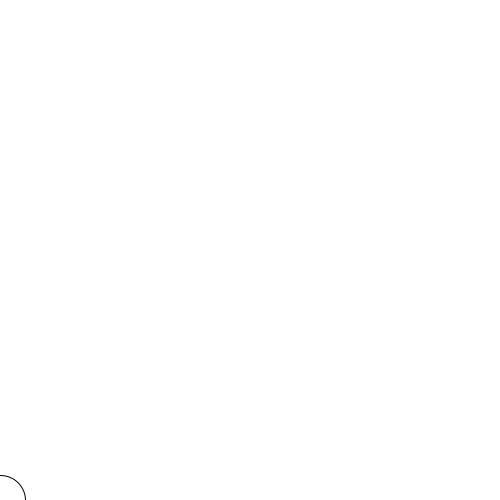
Frame 1 (no input)
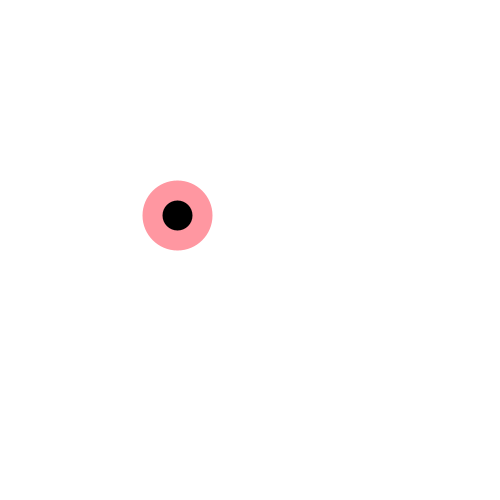
Frame 60 (the mouse pressed at the canvas centre just before this capture)
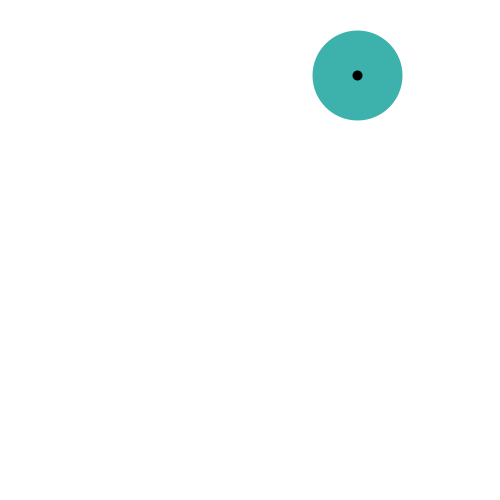
Frame 120 (the mouse held since frame 60 and released just before this capture)

The Processing sketch that drew these frames (run headless with seeded random() and noise(); from frame 60 on, the mouse is pressed at the canvas centre):

// Processing sketch: s04t01PaloSastre
// ── s04t01PaloSastre.pde
//UDD - Expresion Digital II
//s04t01PaloSastre
//pelota que rebota en las paredes del canvas, cambiando de color, posicion y tamaño.

//variables para los colores
int cn;
int cb;
int cr;
int cv;

//variables para la posicion inicial del elipse
float circleX;
float circleY;

//variables para mover el elipse en cada frame
float moveX;
float moveY;

void setup() {
  size(500, 500); //el tamaño del canvas es 500 px por 500 px

  cn = color(0); //color negro
  cb = color(255); //color blanco
  cr = color(255, 151, 161); //color rosado
  cv = color(61, 177, 171); //color verde

  circleX = 0; //variable para la posicion del elipse en el eje x
  circleY = height; //variable para la posicion del elipse en el eje y
  moveX = 3; //variable para definir el movimiento del elipse; se movera de a 3 pixeles en el eje x en cada frame
  moveY = 5; //variable para definir el movimiento del elipse; se movera de a 5 pixeles en el eje y en cada frame
}

void draw() {
  background(cb); //el color de fondo es blanco
  //al no usar funciones de stroke, strokeWieght y fill para inicializar la pelota y tampoco antes de dibujarla por primera vez, (en ésta línea) la pelota parte con los colores por defecto de Processing
  ellipse(circleX, circleY, 50, 50); //elipse empieza su trayecto en la esquina inferior izquiera, y tiene un tamaño de 50 px por 50 px

  circleX = circleX + moveX; //se le va sumando 3 pixeles en cada frame, a la posicion en la que este el elipse en el eje x
  circleY = circleY + moveY; //se le va sumando 5 pixeles en cada frame, a la posicion en la que este el elipse en el eje y

  if (circleX > width) { //si la posicion de la elipse en el eje x es mayor al ancho del canvas
    moveX = -moveX; //cambia a la direccion contraria en el eje x
    fill(cb); //elipse tiene relleno blanco
    stroke(cv); //el borde del elipse es verde
    strokeWeight(10); //el borde del elipse tiene grosor de 10 px
  }

  if (circleY > height) { //si la posicion de la elipse en el eje y es mayor al alto del canvas
    moveY = -moveY; //cambia a la direccion contraria en el eje y
    fill(cn); //elipse tiene relleno negro
    stroke(cr); //el borde del elipse es rosado
    strokeWeight(20); //el borde del elipse tiene grosor de 20 px
  }

  if (circleX < 0) { //si la posicion de la elipse en el eje x es menor a 0
    moveX = -moveX; //cambia a la direccion contraria en el eje x
    fill(cb); //elipse tiene relleno blanco
    stroke(cr); //el borde del elipse es rosado
    strokeWeight(30); //el borde del elipse tiene grosor de 30 px
  }

  if (circleY < 0) { //si la posicion de la elipse en el eje y es menor a 0
    moveY = -moveY; //cambia a la direccion contraria en el eje y
    fill(cn); //elipse tiene relleno negro
    stroke(cv); //el borde del elipse es verde
    strokeWeight(40); //el borde del elipse tiene grosor de 40 px
  }
}

/*
errores
 0 run
 0 programa
 0 sintaxis
 1 código: no inicializa funciones de stroke, strokeWeight y fill
 0 comentario:
 0 variables:
 4 ortografía: espacios entre if (test) habías escrito if(test) un cmd+T soluciona todo eso
 0 notación: no entrega en la carpeta de la semana
 0 github: El error de Laura hizo imposible seguir el camino de los commits :/
 */
